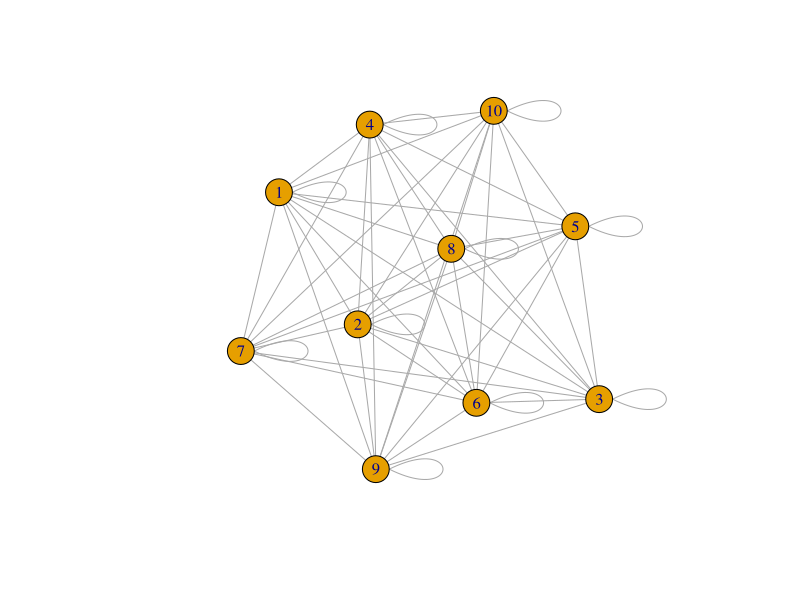
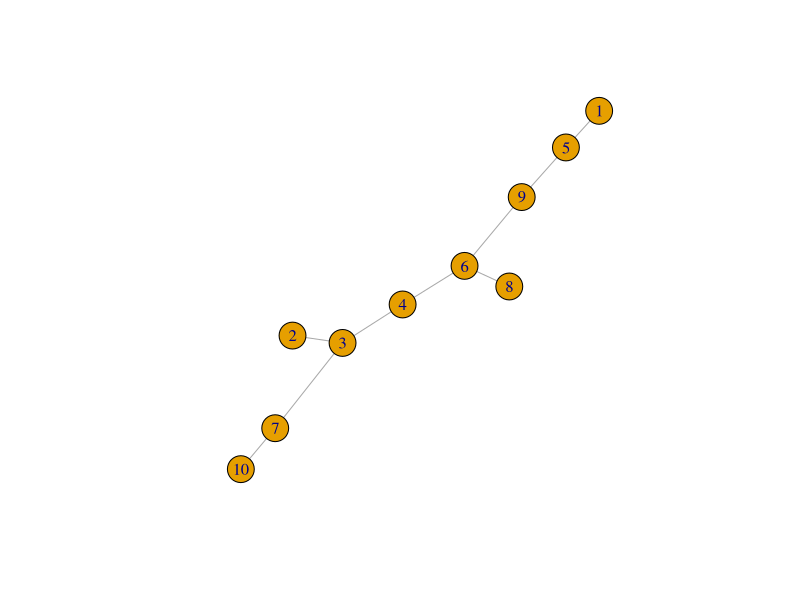
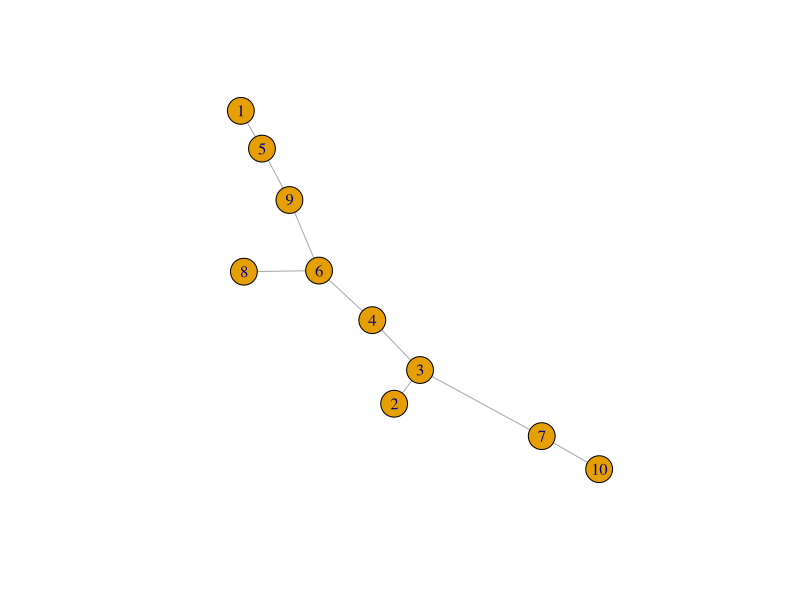
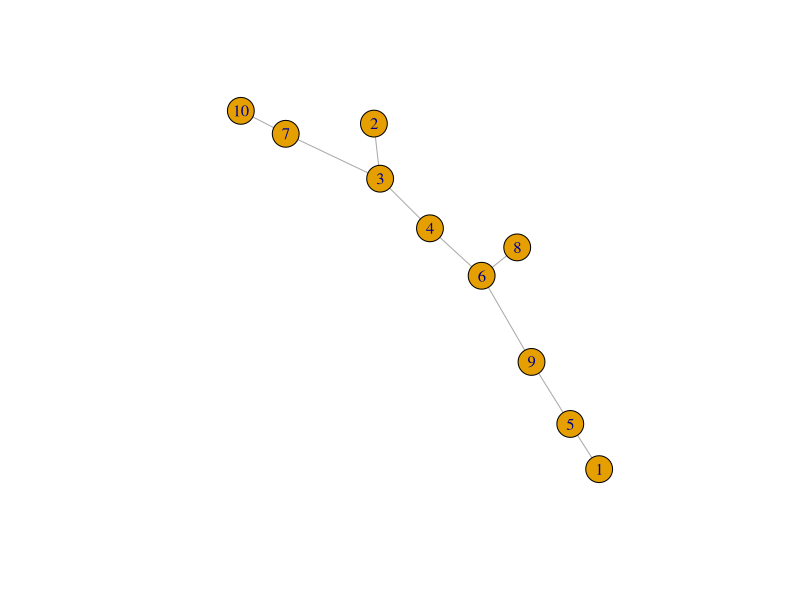

Generate these figures, in order, with R:
## ---- chunk 1
knitr::opts_chunk$set(echo = TRUE)
library(igraph)
## ---- chunk 2
S<-sample(0:8,100,replace = TRUE)
S_m<-matrix(S,10,10)
g<-graph.adjacency(S_m,mode = "undirected",weighted = TRUE)
g

## ---- chunk 3
plot(g)
## ---- chunk 4
mst<-mst(g,weights = E(g)$weight,algorithm="prim")
mst
## ---- chunk 5
plot(mst)
## ---- chunk 6
plot(mst,graph = "nsca")
## ---- chunk 7
plot(mst, graph = "circle")
